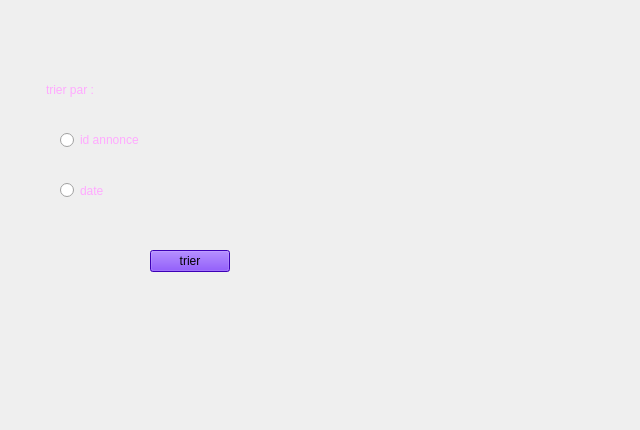
          <widget class="QWidget" name="tab_16">
           <attribute name="title">
            <string>trier</string>
           </attribute>
           <widget class="QLabel" name="label_54">
            <property name="geometry">
             <rect>
              <x>0</x>
              <y>-40</y>
              <width>631</width>
              <height>421</height>
             </rect>
            </property>
            <property name="text">
             <string/>
            </property>
            <property name="pixmap">
             <pixmap>../images/bg.jpg</pixmap>
            </property>
           </widget>
           <widget class="QRadioButton" name="triidan">
            <property name="geometry">
             <rect>
              <x>60</x>
              <y>130</y>
              <width>85</width>
              <height>20</height>
             </rect>
            </property>
            <property name="palette">
             <palette>
              <active>
               <colorrole role="WindowText">
                <brush brushstyle="SolidPattern">
                 <color alpha="255">
                  <red>255</red>
                  <green>170</green>
                  <blue>255</blue>
                 </color>
                </brush>
               </colorrole>
              </active>
              <inactive>
               <colorrole role="WindowText">
                <brush brushstyle="SolidPattern">
                 <color alpha="255">
                  <red>255</red>
                  <green>170</green>
                  <blue>255</blue>
                 </color>
                </brush>
               </colorrole>
              </inactive>
              <disabled>
               <colorrole role="WindowText">
                <brush brushstyle="SolidPattern">
                 <color alpha="255">
                  <red>120</red>
                  <green>120</green>
                  <blue>120</blue>
                 </color>
                </brush>
               </colorrole>
              </disabled>
             </palette>
            </property>
            <property name="text">
             <string>id annonce</string>
            </property>
           </widget>
           <widget class="QRadioButton" name="tridate">
            <property name="geometry">
             <rect>
              <x>60</x>
              <y>180</y>
              <width>101</width>
              <height>21</height>
             </rect>
            </property>
            <property name="palette">
             <palette>
              <active>
               <colorrole role="WindowText">
                <brush brushstyle="SolidPattern">
                 <color alpha="255">
                  <red>255</red>
                  <green>170</green>
                  <blue>255</blue>
                 </color>
                </brush>
               </colorrole>
              </active>
              <inactive>
               <colorrole role="WindowText">
                <brush brushstyle="SolidPattern">
                 <color alpha="255">
                  <red>255</red>
                  <green>170</green>
                  <blue>255</blue>
                 </color>
                </brush>
               </colorrole>
              </inactive>
              <disabled>
               <colorrole role="WindowText">
                <brush brushstyle="SolidPattern">
                 <color alpha="255">
                  <red>120</red>
                  <green>120</green>
                  <blue>120</blue>
                 </color>
                </brush>
               </colorrole>
              </disabled>
             </palette>
            </property>
            <property name="text">
             <string>date</string>
            </property>
           </widget>
           <widget class="QLabel" name="label_55">
            <property name="geometry">
             <rect>
              <x>46</x>
              <y>80</y>
              <width>61</width>
              <height>20</height>
             </rect>
            </property>
            <property name="palette">
             <palette>
              <active>
               <colorrole role="WindowText">
                <brush brushstyle="SolidPattern">
                 <color alpha="255">
                  <red>255</red>
                  <green>170</green>
                  <blue>255</blue>
                 </color>
                </brush>
               </colorrole>
               <colorrole role="Button">
                <brush brushstyle="SolidPattern">
                 <color alpha="255">
                  <red>255</red>
                  <green>255</green>
                  <blue>255</blue>
                 </color>
                </brush>
               </colorrole>
               <colorrole role="Light">
                <brush brushstyle="SolidPattern">
                 <color alpha="255">
                  <red>255</red>
                  <green>255</green>
                  <blue>255</blue>
                 </color>
                </brush>
               </colorrole>
               <colorrole role="Midlight">
                <brush brushstyle="SolidPattern">
                 <color alpha="255">
                  <red>255</red>
                  <green>255</green>
                  <blue>255</blue>
                 </color>
                </brush>
               </colorrole>
               <colorrole role="Dark">
                <brush brushstyle="SolidPattern">
                 <color alpha="255">
                  <red>127</red>
                  <green>127</green>
                  <blue>127</blue>
                 </color>
                </brush>
               </colorrole>
               <colorrole role="Mid">
                <brush brushstyle="SolidPattern">
                 <color alpha="255">
                  <red>170</red>
                  <green>170</green>
                  <blue>170</blue>
                 </color>
                </brush>
               </colorrole>
               <colorrole role="Text">
                <brush brushstyle="SolidPattern">
                 <color alpha="255">
                  <red>255</red>
                  <green>170</green>
                  <blue>255</blue>
                 </color>
                </brush>
               </colorrole>
               <colorrole role="BrightText">
                <brush brushstyle="SolidPattern">
                 <color alpha="255">
                  <red>255</red>
                  <green>255</green>
                  <blue>255</blue>
                 </color>
                </brush>
               </colorrole>
               <colorrole role="ButtonText">
                <brush brushstyle="SolidPattern">
                 <color alpha="255">
                  <red>0</red>
                  <green>0</green>
                  <blue>0</blue>
                 </color>
                </brush>
               </colorrole>
               <colorrole role="Base">
                <brush brushstyle="SolidPattern">
                 <color alpha="255">
                  <red>255</red>
                  <green>255</green>
                  <blue>255</blue>
                 </color>
                </brush>
               </colorrole>
               <colorrole role="Window">
                <brush brushstyle="SolidPattern">
                 <color alpha="255">
                  <red>255</red>
                  <green>255</green>
                  <blue>255</blue>
                 </color>
                </brush>
               </colorrole>
               <colorrole role="Shadow">
                <brush brushstyle="SolidPattern">
                 <color alpha="255">
                  <red>0</red>
                  <green>0</green>
                  <blue>0</blue>
                 </color>
                </brush>
               </colorrole>
               <colorrole role="AlternateBase">
                <brush brushstyle="SolidPattern">
                 <color alpha="255">
                  <red>255</red>
                  <green>255</green>
                  <blue>255</blue>
                 </color>
                </brush>
               </colorrole>
               <colorrole role="ToolTipBase">
                <brush brushstyle="SolidPattern">
                 <color alpha="255">
                  <red>255</red>
                  <green>255</green>
                  <blue>220</blue>
                 </color>
                </brush>
               </colorrole>
               <colorrole role="ToolTipText">
                <brush brushstyle="SolidPattern">
                 <color alpha="255">
                  <red>0</red>
                  <green>0</green>
                  <blue>0</blue>
                 </color>
                </brush>
               </colorrole>
               <colorrole role="PlaceholderText">
                <brush brushstyle="SolidPattern">
                 <color alpha="128">
                  <red>0</red>
                  <green>0</green>
                  <blue>0</blue>
                 </color>
                </brush>
               </colorrole>
              </active>
              <inactive>
               <colorrole role="WindowText">
                <brush brushstyle="SolidPattern">
                 <color alpha="255">
                  <red>255</red>
                  <green>170</green>
                  <blue>255</blue>
                 </color>
                </brush>
               </colorrole>
               <colorrole role="Button">
                <brush brushstyle="SolidPattern">
                 <color alpha="255">
                  <red>255</red>
                  <green>255</green>
                  <blue>255</blue>
                 </color>
                </brush>
               </colorrole>
               <colorrole role="Light">
                <brush brushstyle="SolidPattern">
                 <color alpha="255">
                  <red>255</red>
                  <green>255</green>
                  <blue>255</blue>
                 </color>
                </brush>
               </colorrole>
               <colorrole role="Midlight">
                <brush brushstyle="SolidPattern">
                 <color alpha="255">
                  <red>255</red>
                  <green>255</green>
                  <blue>255</blue>
                 </color>
                </brush>
               </colorrole>
               <colorrole role="Dark">
                <brush brushstyle="SolidPattern">
                 <color alpha="255">
                  <red>127</red>
                  <green>127</green>
                  <blue>127</blue>
                 </color>
                </brush>
               </colorrole>
               <colorrole role="Mid">
                <brush brushstyle="SolidPattern">
                 <color alpha="255">
                  <red>170</red>
                  <green>170</green>
                  <blue>170</blue>
                 </color>
                </brush>
               </colorrole>
               <colorrole role="Text">
                <brush brushstyle="SolidPattern">
                 <color alpha="255">
                  <red>255</red>
                  <green>170</green>
                  <blue>255</blue>
                 </color>
                </brush>
               </colorrole>
               <colorrole role="BrightText">
                <brush brushstyle="SolidPattern">
                 <color alpha="255">
                  <red>255</red>
                  <green>255</green>
                  <blue>255</blue>
                 </color>
                </brush>
               </colorrole>
               <colorrole role="ButtonText">
                <brush brushstyle="SolidPattern">
                 <color alpha="255">
                  <red>0</red>
                  <green>0</green>
                  <blue>0</blue>
                 </color>
                </brush>
               </colorrole>
               <colorrole role="Base">
                <brush brushstyle="SolidPattern">
                 <color alpha="255">
                  <red>255</red>
                  <green>255</green>
                  <blue>255</blue>
                 </color>
                </brush>
               </colorrole>
               <colorrole role="Window">
                <brush brushstyle="SolidPattern">
                 <color alpha="255">
                  <red>255</red>
                  <green>255</green>
                  <blue>255</blue>
                 </color>
                </brush>
               </colorrole>
               <colorrole role="Shadow">
                <brush brushstyle="SolidPattern">
                 <color alpha="255">
                  <red>0</red>
                  <green>0</green>
                  <blue>0</blue>
                 </color>
                </brush>
               </colorrole>
               <colorrole role="AlternateBase">
                <brush brushstyle="SolidPattern">
                 <color alpha="255">
                  <red>255</red>
                  <green>255</green>
                  <blue>255</blue>
                 </color>
                </brush>
               </colorrole>
               <colorrole role="ToolTipBase">
                <brush brushstyle="SolidPattern">
                 <color alpha="255">
                  <red>255</red>
                  <green>255</green>
                  <blue>220</blue>
                 </color>
                </brush>
               </colorrole>
               <colorrole role="ToolTipText">
                <brush brushstyle="SolidPattern">
                 <color alpha="255">
                  <red>0</red>
                  <green>0</green>
                  <blue>0</blue>
                 </color>
                </brush>
               </colorrole>
               <colorrole role="PlaceholderText">
                <brush brushstyle="SolidPattern">
                 <color alpha="128">
                  <red>0</red>
                  <green>0</green>
                  <blue>0</blue>
                 </color>
                </brush>
               </colorrole>
              </inactive>
              <disabled>
               <colorrole role="WindowText">
                <brush brushstyle="SolidPattern">
                 <color alpha="255">
                  <red>127</red>
                  <green>127</green>
                  <blue>127</blue>
                 </color>
                </brush>
               </colorrole>
               <colorrole role="Button">
                <brush brushstyle="SolidPattern">
                 <color alpha="255">
                  <red>255</red>
                  <green>255</green>
                  <blue>255</blue>
                 </color>
                </brush>
               </colorrole>
               <colorrole role="Light">
                <brush brushstyle="SolidPattern">
                 <color alpha="255">
                  <red>255</red>
                  <green>255</green>
                  <blue>255</blue>
                 </color>
                </brush>
               </colorrole>
               <colorrole role="Midlight">
                <brush brushstyle="SolidPattern">
                 <color alpha="255">
                  <red>255</red>
                  <green>255</green>
                  <blue>255</blue>
                 </color>
                </brush>
               </colorrole>
               <colorrole role="Dark">
                <brush brushstyle="SolidPattern">
                 <color alpha="255">
                  <red>127</red>
                  <green>127</green>
                  <blue>127</blue>
                 </color>
                </brush>
               </colorrole>
               <colorrole role="Mid">
                <brush brushstyle="SolidPattern">
                 <color alpha="255">
                  <red>170</red>
                  <green>170</green>
                  <blue>170</blue>
                 </color>
                </brush>
               </colorrole>
               <colorrole role="Text">
                <brush brushstyle="SolidPattern">
                 <color alpha="255">
                  <red>127</red>
                  <green>127</green>
                  <blue>127</blue>
                 </color>
                </brush>
               </colorrole>
               <colorrole role="BrightText">
                <brush brushstyle="SolidPattern">
                 <color alpha="255">
                  <red>255</red>
                  <green>255</green>
                  <blue>255</blue>
                 </color>
                </brush>
               </colorrole>
               <colorrole role="ButtonText">
                <brush brushstyle="SolidPattern">
                 <color alpha="255">
                  <red>127</red>
                  <green>127</green>
                  <blue>127</blue>
                 </color>
                </brush>
               </colorrole>
               <colorrole role="Base">
                <brush brushstyle="SolidPattern">
                 <color alpha="255">
                  <red>255</red>
                  <green>255</green>
                  <blue>255</blue>
                 </color>
                </brush>
               </colorrole>
               <colorrole role="Window">
                <brush brushstyle="SolidPattern">
                 <color alpha="255">
                  <red>255</red>
                  <green>255</green>
                  <blue>255</blue>
                 </color>
                </brush>
               </colorrole>
               <colorrole role="Shadow">
                <brush brushstyle="SolidPattern">
                 <color alpha="255">
                  <red>0</red>
                  <green>0</green>
                  <blue>0</blue>
                 </color>
                </brush>
               </colorrole>
               <colorrole role="AlternateBase">
                <brush brushstyle="SolidPattern">
                 <color alpha="255">
                  <red>255</red>
                  <green>255</green>
                  <blue>255</blue>
                 </color>
                </brush>
               </colorrole>
               <colorrole role="ToolTipBase">
                <brush brushstyle="SolidPattern">
                 <color alpha="255">
                  <red>255</red>
                  <green>255</green>
                  <blue>220</blue>
                 </color>
                </brush>
               </colorrole>
               <colorrole role="ToolTipText">
                <brush brushstyle="SolidPattern">
                 <color alpha="255">
                  <red>0</red>
                  <green>0</green>
                  <blue>0</blue>
                 </color>
                </brush>
               </colorrole>
               <colorrole role="PlaceholderText">
                <brush brushstyle="SolidPattern">
                 <color alpha="128">
                  <red>0</red>
                  <green>0</green>
                  <blue>0</blue>
                 </color>
                </brush>
               </colorrole>
              </disabled>
             </palette>
            </property>
            <property name="text">
             <string>trier par :</string>
            </property>
           </widget>
           <widget class="QPushButton" name="trier">
            <property name="geometry">
             <rect>
              <x>150</x>
              <y>250</y>
              <width>80</width>
              <height>22</height>
             </rect>
            </property>
            <property name="cursor">
             <cursorShape>PointingHandCursor</cursorShape>
            </property>
            <property name="styleSheet">
             <string notr="true">background-color: rgb(85, 0, 255);</string>
            </property>
            <property name="text">
             <string>trier</string>
            </property>
           </widget>
          </widget>
